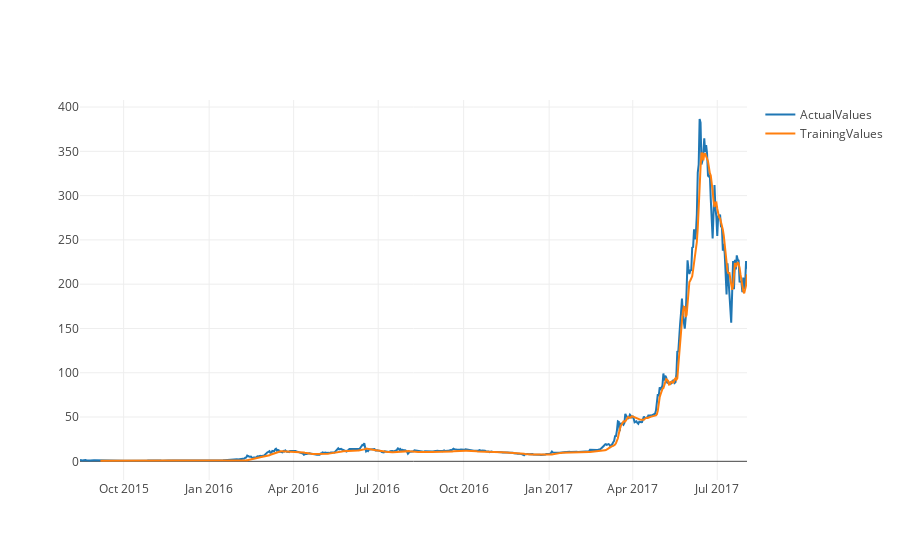

Notebook source saved alongside this figure:
### Code cell
USDT_ETH = nextDayPrediction('USDT_ETH', 'poloniex')

### Figure 1 — Plotly figure (JSON) as saved in the notebook; plotly's stock layout.template omitted (floating-point values rounded to 4 significant figures; data arrays with more than 128 entries replaced by an {"elided": "..."} marker saying what was removed)
{"data": [{"name": "ActualValues", "type": "scatter", "x": {"elided": "719 str values"}, "y": {"elided": "719 float values"}}, {"name": "TrainingValues", "type": "scatter", "x": {"elided": "719 str values"}, "y": {"elided": "719 float values"}}], "layout": {}}
